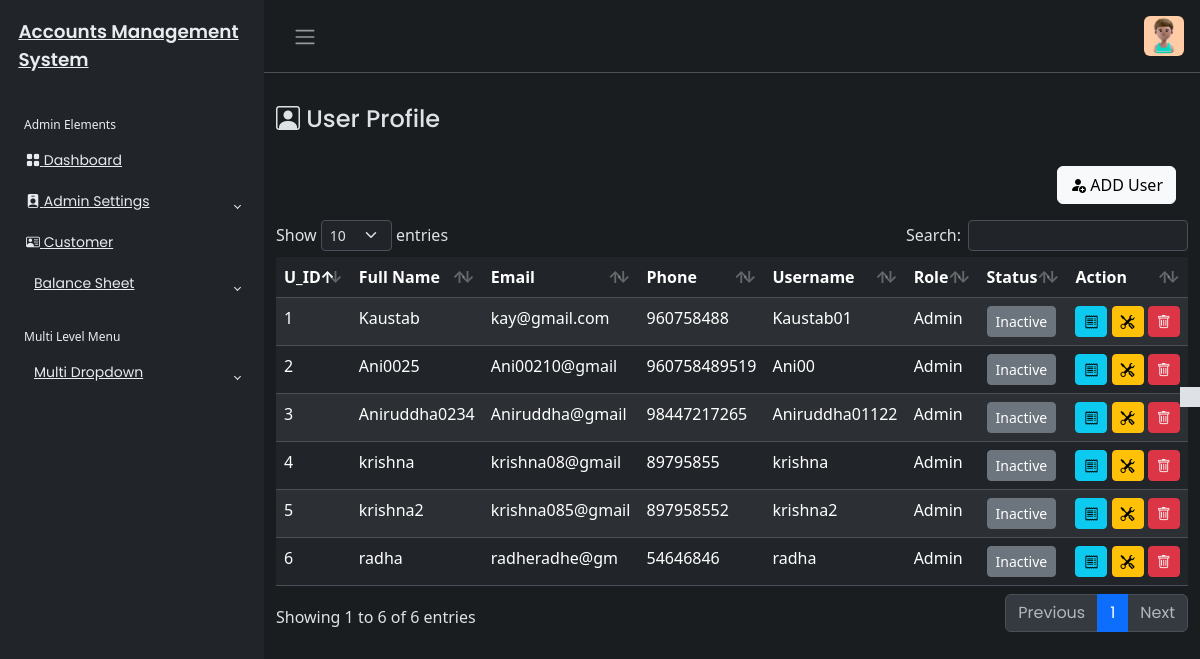
The app's page /User/user.php (signed in), older data.
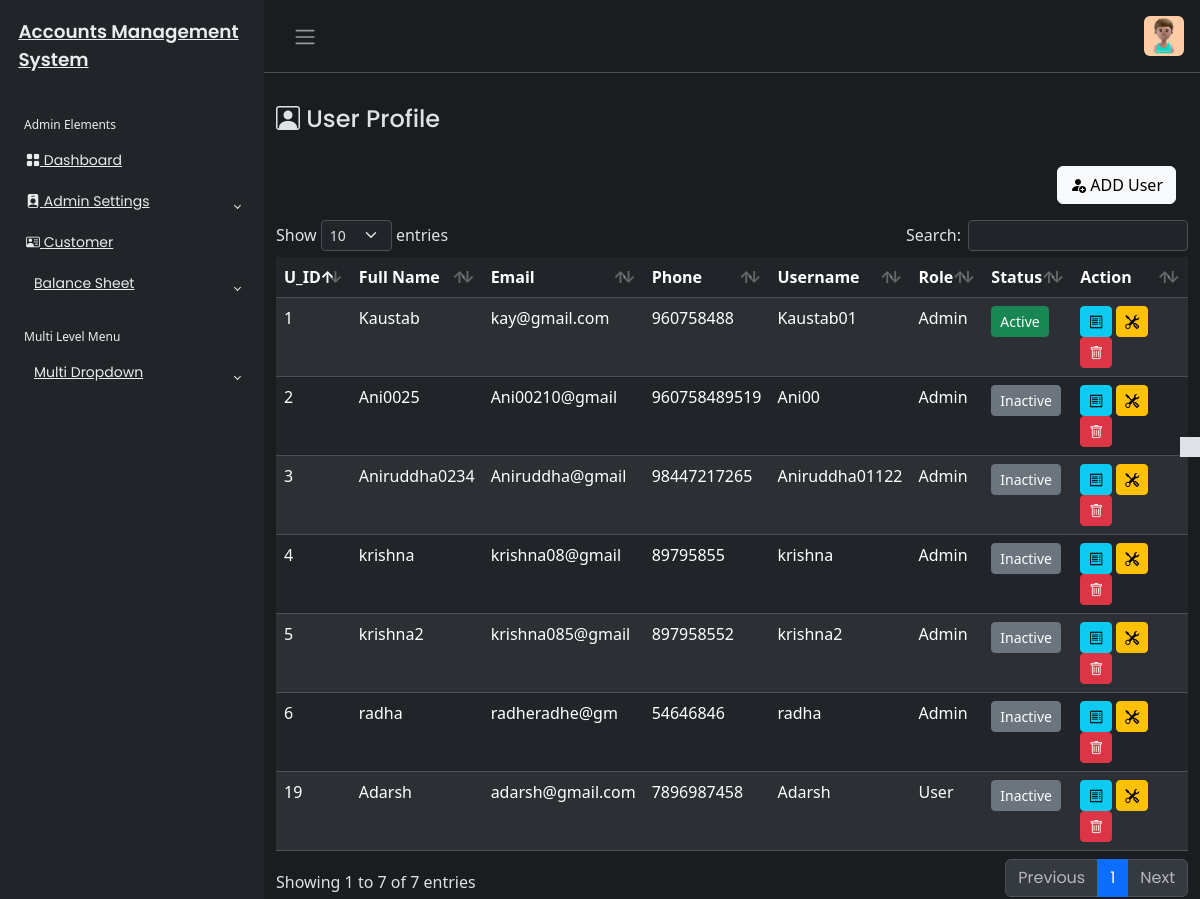
The same page, newer data.
### tables this page shows
CREATE TABLE `user_tbl` (
  `u_id` int(20) NOT NULL,
  `u_name` varchar(255) NOT NULL,
  `u_email` varchar(255) DEFAULT NULL,
  `u_phone` varchar(40) NOT NULL,
  `username` varchar(255) NOT NULL,
  `password` varchar(255) NOT NULL,
  `created_at` timestamp NOT NULL DEFAULT current_timestamp(),
  `updated_at` timestamp NOT NULL DEFAULT current_timestamp(),
  `u_status` varchar(400) DEFAULT NULL,
  `role` varchar(255) DEFAULT NULL
);

### User/user.php (the view, shortened to what this page needs)
<?php
include('../includes/header.php');
if(isset($_SESSION['userAuth'])&& $_SESSION['userAuth']!=""){
    include('../includes/sidebar.php');
?>
<main class="mt-3 pt-3">
    <div class="container-fluid">
        <div class="row">
            <div class="col-md-8">
                <h4><i class="bi bi-person-square"></i> User Profile</h4>
            </div>
        <?php
        require_once('../config/dbcon.php');
        ?>
         <div class="mt-4 px-4">
            <button type="button" class="btn btn-light float-end" data-bs-toggle="modal" data-bs-target="#userModal">
                <i class="bi bi-person-fill-add"></i>
                ADD User
            </button>
         </div>
    </div>
     <?php
     try{
        $query = "SELECT * FROM user_tbl ORDER BY u_id";
        $stmt = $pdo->prepare($query);
        $stmt->execute();
        $result = $stmt->fetchAll(PDO::FETCH_ASSOC);
     }catch (PDOException $e){
        echo "Error fetching records:" .$e->getMessage();
        $result=[];
     }
     ?>
    <div class="mt-3">
        <table id="example" class="table table-striped data-table" style="width:100%">
            <thead>
                <tr>
                    <th>U_ID</th>
                    <th>Full Name</th>
                    <th>Email</th>
                    <th>Phone</th>
                    <th>Username</th>
                    <th>Role</th>
                    <th>Status</th>
                    <th>Action</th>
                </tr>
            </thead>
            <tbody>
                <?php foreach($result as $row){?>
                <tr>
                    <td><?php echo $row['u_id'];?></td>
                    <td><?php echo htmlspecialchars( $row['u_name']);?></td>
                    <td><?php echo htmlspecialchars( $row['u_email']);?></td>
                    <td><?php echo htmlspecialchars( $row['u_phone']);?></td>
                    <td><?php echo htmlspecialchars( $row['username']);?></td>
                    <td><?php echo htmlspecialchars( $row['role']);?></td>
                    <td>
                         <a href="toggle_user.php?id=<?php echo htmlspecialchars($row['u_id']); ?>" class="btn btn-sm <?php echo ($row['u_status'] == 'active') ? 'btn-success' : 'btn-secondary'; ?>">
                                    <?php echo ($row['u_status'] == 'active') ? 'Active' : 'Inactive'; ?>
                                </a>
                    </td>
                    <td>
                    <button class="btn btn-info btn-sm viewUser"
                     data-id="<?php echo $row['u_id']; ?>"
                     data-name="<?php echo $row['u_name'];?>"
                     data-email="<?php echo $row['u_email'];?>"
                     data-phone="<?php echo $row['u_phone'];?>"
                     data-username="<?php echo $row['username'];?>"
                     data-password="<?php echo $row['password'];?>"
                     data-role="<?php echo $row['role'];?>"
                     data-bs-toggle="modal" data-bs-target="#viewUserModal"><i class="bi bi-receipt"></i></button>
                     <button class="btn btn-warning btn-sm editUser"
                      data-id="<?php echo $row['u_id']; ?>"
                      data-name="<?php echo $row['u_name'];?>"
                     data-email="<?php echo $row['u_email'];?>"
                     data-phone="<?php echo $row['u_phone'];?>"
                     data-username="<?php echo $row['username'];?>"
                     data-password="<?php echo $row['password'];?>"
                     data-role="<?php echo $row['role'];?>"
                      data-bs-toggle="modal" data-bs-target="#editUserModal"><i class="bi bi-tools"></i></button>
                     <button class="btn btn-danger btn-sm deleteUser" data-id="<?php echo $row['u_id'];?>" data-bs-toggle="modal" data-bs-target="#deleteUserModal"><i class="bi bi-trash"></i></button>
                    </td>
                </tr>
                <?php } ?>
            </tbody>
        </table>
    </div>
    </div>
</main>
<?php
include('../includes/footer.php');?>
<?php
}else{
   echo '<script>
alert("Not Authorised!");
window.location.href = "../index.php";
</script>';
}?>

Row changes from the older to the newer data that the page shows:
changed user_tbl "Kaustab": u_status "Inactive" → "Active"
added user_tbl: u_id "19", u_name "Adarsh", u_email "adarsh@gmail.com", u_phone "7896987458", username "Adarsh", role "User", shows "Inactive"
Text that changed along with them:
text written by a page script: "Show entries Search: Showing 1 to 6 of 6 entries Previous 1 Next" → "Show entries Search: Showing 1 to 7 of 7 entries Previous 1 Next"
